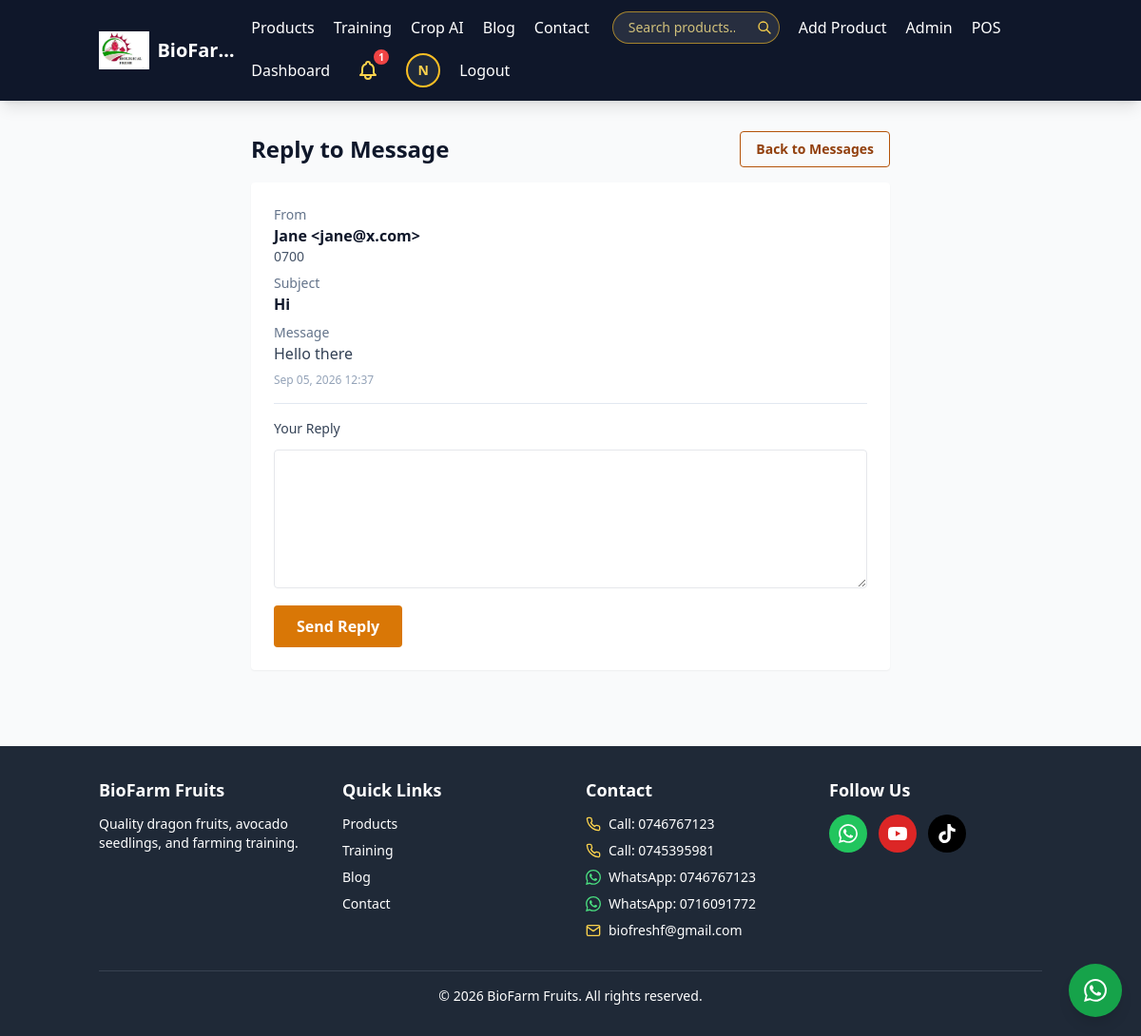
/admin/message/1/reply (signed in), run on the app's committed database.
### app.py (models this page shows, shortened)
class User(UserMixin, db.Model):
    __tablename__ = 'users'
    id = db.Column(db.Integer, primary_key=True)
    username = db.Column(db.String(80), unique=True, nullable=False)
    email = db.Column(db.String(120), unique=True, nullable=False)
    phone = db.Column(db.String(20))
    password_hash = db.Column(db.String(200))
    role = db.Column(db.String(20), default='customer')
    avatar = db.Column(db.String(200))
    bio = db.Column(db.Text)
    location = db.Column(db.String(120))
    verified = db.Column(db.Boolean, default=False)
    is_active = db.Column(db.Boolean, default=True)
    batch_number = db.Column(db.String(20), unique=True)
    created_at = db.Column(db.DateTime, default=utcnow)
    last_login = db.Column(db.DateTime)
    def is_admin(self):
        return self.role in ('admin', 'chief_admin')
    def is_chief_admin(self):
        return self.role == 'chief_admin'
    def can_manage_products(self):
        return self.role in ('admin', 'chief_admin', 'farmer')
    def can_use_pos(self):
        return self.role in ('cashier', 'admin', 'chief_admin')

class ContactMessage(db.Model):
    __tablename__ = 'contact_messages'
    id = db.Column(db.Integer, primary_key=True)
    user_id = db.Column(db.Integer, db.ForeignKey('users.id'))
    name = db.Column(db.String(120), nullable=False)
    email = db.Column(db.String(120), nullable=False)
    phone = db.Column(db.String(20))
    subject = db.Column(db.String(200))
    message = db.Column(db.Text, nullable=False)
    read = db.Column(db.Boolean, default=False)
    replied = db.Column(db.Boolean, default=False)
    reply_message = db.Column(db.Text)
    replied_at = db.Column(db.DateTime)
    created_at = db.Column(db.DateTime, default=utcnow)
    user = db.relationship('User', backref='messages')

### app.py (the view, shortened to what this page needs)
@app.route('/admin/message/<int:id>/reply', methods=['GET', 'POST'])
@admin_required
def reply_message(id):
    message = ContactMessage.query.get_or_404(id)
    return render_template('admin/reply_message.html', message=message)

### app.py (called while the page is built)
def utcnow():
    return datetime.now(timezone.utc)

def _tailwind_css():
    path = os.path.join(app.static_folder, 'css', 'tailwind.css')
    return 'css/tailwind.css' if os.path.exists(path) else None

def placeholder_image():
    return static_v(PLACEHOLDER_PATH)

def _request_cache(key, loader):
    try:
        store = g.setdefault('_biofarm_cache', {})
    except RuntimeError:      # no application/request context
        return loader()
    if key not in store:
        store[key] = loader()
    return store[key]

def static_v(filename):
    def mtimes():
        stamps = {}
        for folder in ('css', 'js', 'img'):
            directory = os.path.join(app.static_folder, folder)
            try:
                for name in os.listdir(directory):
                    full = os.path.join(directory, name)
                    if os.path.isfile(full):
                        stamps[f'{folder}/{name}'] = int(os.path.getmtime(full))
            except OSError:
                pass
        return stamps
    stamp = _request_cache('static_mtimes', mtimes).get(filename)
    if not stamp:
        return url_for('static', filename=filename)
    return url_for('static', filename=filename, v=stamp)

@login_manager.user_loader
def load_user(user_id):
    return User.query.get(int(user_id))

def admin_required(f):
    @wraps(f)
    @login_required
    def wrapper(*args, **kwargs):
        if not current_user.is_admin():
            flash('Admin access required.', 'error')
            return redirect(url_for('home'))
        return f(*args, **kwargs)
    return wrapper

def _logo_filename():
    def find():
        static = app.static_folder or os.path.join(os.path.dirname(os.path.abspath(__file__)), 'static')
        for name in ('img/logo.png', 'img/logo.jpg', 'img/logo.png.jpg', 'img/logo.jpeg'):
            if os.path.exists(os.path.join(static, name)):
                return name
        return None
    return _request_cache('logo_filename', find)

### notifications.py (called while the page is built)
def normalize_msisdn(phone, country_code='254'):
    if not phone:
        return ''
    digits = ''.join(c for c in str(phone) if c.isdigit())
    if not digits:
        return ''
    if digits.startswith('0'):
        digits = country_code + digits[1:]
    elif digits.startswith(country_code):
        pass
    elif len(digits) <= 9:
        digits = country_code + digits
    return digits

def tel_link(phone):
    msisdn = normalize_msisdn(phone)
    return f'tel:+{msisdn}' if msisdn else ''

### templates/admin/reply_message.html (shortened to what this page needs)
{% extends "base.html" %}
{% block content %}
<div class="max-w-2xl mx-auto">
    <div class="mb-4 flex flex-wrap items-center justify-between gap-2">
        <h1 class="text-xl sm:text-2xl font-bold text-slate-900">Reply to Message</h1>
        <a href="{{ url_for('admin_messages') }}" class="rounded border border-amber-700 px-4 py-2 text-sm font-semibold text-amber-800">Back to Messages</a>
    </div>
    <div class="rounded bg-white p-4 sm:p-6 shadow-sm">
        <div class="border-b border-slate-200 pb-4 break-words">
            <p class="text-sm text-slate-500">From</p>
            <p class="font-semibold text-slate-900">{{ message.name }} &lt;{{ message.email }}&gt;</p>
            {% if message.phone %}<p class="text-sm text-slate-600">{{ message.phone }}</p>{% endif %}
            <p class="mt-2 text-sm text-slate-500">Subject</p>
            <p class="font-semibold text-slate-900">{{ message.subject or 'General Inquiry' }}</p>
            <p class="mt-2 text-sm text-slate-500">Message</p>
            <p class="text-slate-700">{{ message.message }}</p>
            <p class="mt-2 text-xs text-slate-400">{{ message.created_at.strftime('%b %d, %Y %H:%M') }}</p>
        </div>
        <form method="POST" class="mt-4 space-y-3">
            <label class="block text-sm font-medium text-slate-700">Your Reply</label>
            <textarea name="reply" rows="5" required class="w-full rounded border p-3 focus:ring-2 focus:ring-amber-500">{{ message.reply_message or '' }}</textarea>
            <button type="submit" class="w-full sm:w-auto rounded bg-amber-600 px-6 py-2.5 font-semibold text-white hover:bg-amber-700">Send Reply</button>
        </form>
    </div>
</div>
{% endblock %}

### templates/base.html (shortened to what this page needs)
<!DOCTYPE html>
<html lang="en">
{% from "_icons.html" import social_row, icon_phone, icon_whatsapp, icon_mail with context %}
<head>
    {% if tailwind_css %}
    <link rel="stylesheet" href="{{ static_v(tailwind_css) }}">
    {% else %}
    <script src="https://cdn.tailwindcss.com"></script>
    {% endif %}
</head>
<body class="bg-gray-50">
    <nav class="bg-slate-900 text-white shadow-lg">
        <div class="container mx-auto px-4">
            <div class="flex justify-between items-center py-3">
                <a href="/" class="flex min-w-0 items-center gap-2 text-lg sm:text-xl font-bold">
                    {% if logo_file %}
                    <img src="{{ static_v(logo_file) }}" alt="{{ company_name }} logo"
                         class="h-9 sm:h-10 w-auto shrink-0" width="160" height="40">
                    {% else %}
                    <span class="flex h-9 sm:h-10 w-9 sm:w-10 shrink-0 items-center justify-center rounded-full bg-amber-400 text-sm font-extrabold text-slate-900"
                          aria-hidden="true">{{ company_name[0]|upper }}</span>
                    {% endif %}
                    <span class="truncate">{{ company_name }}</span>
                </a>
                <div class="hidden md:flex flex-wrap items-center gap-x-5 gap-y-2">
                    <a href="/products" class="hover:text-amber-300">Products</a>
                    <a href="/training" class="hover:text-amber-300">Training</a>
                    <a href="/disease-detection" class="hover:text-amber-300">Crop AI</a>
                    <a href="/blog" class="hover:text-amber-300">Blog</a>
                    <a href="/contact" class="hover:text-amber-300">Contact</a>
                    <form action="/products" method="get" class="relative ml-1" role="search">
                        <input type="search" name="search" value=""
                               placeholder="Search products..." aria-label="Search products"
                               class="w-44 rounded-full border border-amber-400/60 bg-white/10 px-4 py-1.5 pr-8 text-sm text-white placeholder-amber-200/80 focus:w-56 focus:bg-white/20 focus:outline-none focus:ring-2 focus:ring-amber-400 transition-all">
                        <button type="submit" aria-label="Search"
                                class="absolute right-2 top-1/2 -translate-y-1/2 text-amber-300 hover:text-white">
                            <svg class="h-4 w-4" fill="none" stroke="currentColor" viewBox="0 0 24 24">
                                <path stroke-linecap="round" stroke-linejoin="round" stroke-width="2" d="M21 21l-6-6m2-5a7 7 0 11-14 0 7 7 0 0114 0z"/>
                            </svg>
                        </button>
                    </form>
                    {% if current_user.is_authenticated %}
                        {% if current_user.can_manage_products() %}
                            <a href="/upload-product" class="hover:text-amber-300">Add Product</a>
                        {% endif %}
                        {% if current_user.is_chief_admin() %}
                            <a href="/chief-admin/dashboard" class="hover:text-amber-300">Chief Admin</a>
                        {% elif current_user.is_admin() %}
                            <a href="/admin/dashboard" class="hover:text-amber-300">Admin</a>
                        {% endif %}
                        {% if current_user.can_use_pos() %}
                            <a href="/pos" class="hover:text-amber-300">POS</a>
                        {% endif %}
                        <a href="/dashboard" class="hover:text-amber-300">Dashboard</a>
                        <div class="relative" id="notifBell">
                            <button type="button" id="notifToggle"
                                    class="relative p-2 rounded-full text-amber-300 hover:text-white hover:bg-slate-800 focus:outline-none"
                                    aria-label="Notifications ({{ unread_notifications }} unread)"
                                    aria-haspopup="true" aria-expanded="false">
                                <svg class="h-6 w-6" fill="none" stroke="currentColor" viewBox="0 0 24 24">
                                    <path stroke-linecap="round" stroke-linejoin="round" stroke-width="2" d="M15 17h5l-1.4-1.4A2 2 0 0118 14.2V11a6 6 0 00-4-5.7V5a2 2 0 10-4 0v.3A6 6 0 006 11v3.2c0 .5-.2 1-.6 1.4L4 17h5m6 0v1a3 3 0 11-6 0v-1m6 0H9"/>
                                </svg>
                                {% if unread_notifications %}
                                <span class="absolute -top-0.5 -right-0.5 flex h-4 min-w-4 items-center justify-center rounded-full bg-red-500 px-1 text-[10px] font-bold text-white">
                                    {{ unread_notifications if unread_notifications < 10 else '9+' }}
                                </span>
                                {% endif %}
                            </button>
                        </div>
                        <a href="/profile" class="flex items-center hover:opacity-80" title="My profile" aria-label="My profile">
                            {% if current_user.avatar %}
                            <img src="{{ image_src(current_user.avatar, size='thumb') }}" alt="{{ current_user.username }}"
                                 class="h-9 w-9 rounded-full border-2 border-amber-400 object-cover"
                                 width="36" height="36" decoding="async"
                                 onerror="imgFallback(this)">
                            {% else %}
                            <span class="flex h-9 w-9 items-center justify-center rounded-full border-2 border-amber-400 bg-slate-800 text-sm font-bold text-amber-300">
                                {{ current_user.username[0].upper() }}
                            </span>
                            {% endif %}
                        </a>
                        <a href="/logout" class="hover:text-amber-300">Logout</a>
                    {% else %}
                        <a href="/login" class="hover:text-amber-300">Login</a>
                        <a href="/register" class="bg-amber-400 px-4 py-2 rounded text-slate-950 hover:bg-amber-300 font-semibold">Register</a>
                    {% endif %}
                </div>
            </div>
        </div>
    </nav>
    <main class="container mx-auto px-4 py-8">
        {% block content %}{% endblock %}
    </main>
    <footer class="bg-gray-800 text-white mt-12 py-8">
        <div class="container mx-auto px-4">
            <div class="grid grid-cols-1 md:grid-cols-4 gap-8">
                <div>
                    <h4 class="font-bold text-lg mb-3">BioFarm Fruits</h4>
                    <p class="text-sm">Quality dragon fruits, avocado seedlings, and farming training.</p>
                </div>
                <div>
                    <h4 class="font-bold text-lg mb-3">Quick Links</h4>
                    <ul class="space-y-2 text-sm">
                        <li><a href="/products" class="hover:text-amber-300">Products</a></li>
                        <li><a href="/training" class="hover:text-amber-300">Training</a></li>
                        <li><a href="/blog" class="hover:text-amber-300">Blog</a></li>
                        <li><a href="/contact" class="hover:text-amber-300">Contact</a></li>
                    </ul>
                </div>
                <div>
                    <h4 class="font-bold text-lg mb-3">Contact</h4>
                    <ul class="space-y-2 text-sm">
                        <li class="flex items-center space-x-2"><span class="text-amber-300">{{ icon_phone('h-4 w-4') }}</span><a href="{{ tel_link(company_phone) }}" class="hover:text-amber-300">Call: {{ company_phone }}</a></li>
                        <li class="flex items-center space-x-2"><span class="text-amber-300">{{ icon_phone('h-4 w-4') }}</span><a href="{{ tel_link(company_phone_alt) }}" class="hover:text-amber-300">Call: {{ company_phone_alt }}</a></li>
                        <li class="flex items-center space-x-2"><span class="text-green-400">{{ icon_whatsapp('h-4 w-4') }}</span><a href="{{ wa_link(company_whatsapp) }}" target="_blank" rel="noopener" class="hover:text-amber-300">WhatsApp: {{ company_whatsapp }}</a></li>
                        <li class="flex items-center space-x-2"><span class="text-green-400">{{ icon_whatsapp('h-4 w-4') }}</span><a href="{{ wa_link(company_whatsapp_alt) }}" target="_blank" rel="noopener" class="hover:text-amber-300">WhatsApp: {{ company_whatsapp_alt }}</a></li>
                        <li class="flex items-center space-x-2"><span class="text-amber-300">{{ icon_mail('h-4 w-4') }}</span><a href="mailto:{{ company_email }}" class="hover:text-amber-300">{{ company_email }}</a></li>
                    </ul>
                </div>
                <div>
                    <h4 class="font-bold text-lg mb-3">Follow Us</h4>
                    {{ social_row() }}
                </div>
            </div>
            <div class="mt-8 pt-4 border-t border-gray-700 text-center text-sm">
                &copy; {{ now.year }} {{ company_name }}. All rights reserved.
            </div>
        </div>
    </footer>
    {% if whatsapp_url and whatsapp_url != '#' %}
    <a href="{{ whatsapp_url }}" target="_blank" rel="noopener"
       class="fixed bottom-5 right-5 z-50 bg-green-600 hover:bg-green-500 text-white rounded-full p-4 shadow-lg"
       aria-label="Chat on WhatsApp">
    </a>
    {% endif %}
</body>
</html>

### data on the page
User: username "N"
ContactMessage: name "Jane", email "jane@x.com", phone "0700", subject "Hi", message "Hello there", created_at "Sep 05, 2026 12:37"

### other printed values
{{ company_name }} "BioFar…"
{{ unread_notifications if unread_notifications < 10 else '9+' }} "1"
{{ company_phone }} "0746767123"
{{ company_phone_alt }} "0745395981"
{{ company_whatsapp }} "0746767123"
{{ company_whatsapp_alt }} "0716091772"
{{ company_email }} "biofreshf@gmail.com"
{{ company_name }} "BioFarm Fruits"
